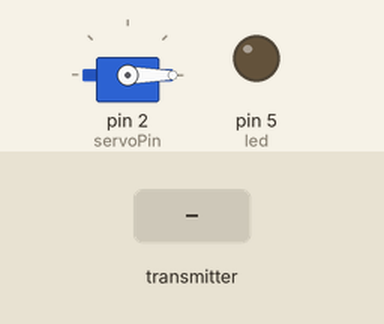
Simulated run of this program. Board: Arduino Nano, built with avr-gcc and run on an emulated ATmega328P. Parts: servo, output pins drawn as LEDs (lit = HIGH). The test bench sets the inputs (shaded band). No radio packets arrive unless stated.

Above: at 1.2 s.
1.3 s: the transmitter starts sending btnLeft = 0
At 1.7 s:
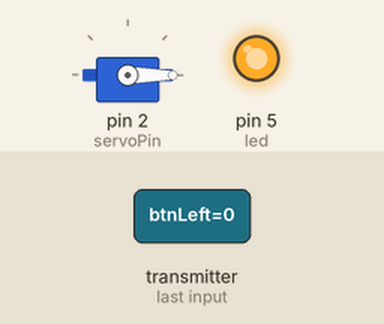
2.8 s: the transmitter starts sending joystickLY = 256
At 3.9 s:
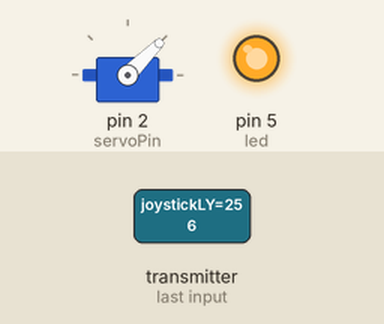
4.3 s: the transmitter starts sending btnLeft = 1
At 5.1 s:
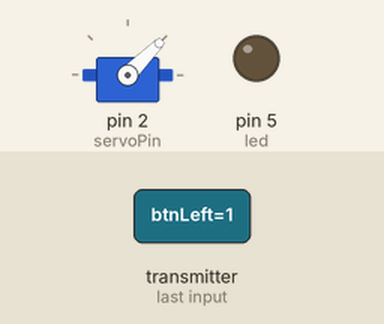
5.8 s: the transmitter starts sending joystickLY = 512
At 6.2 s:
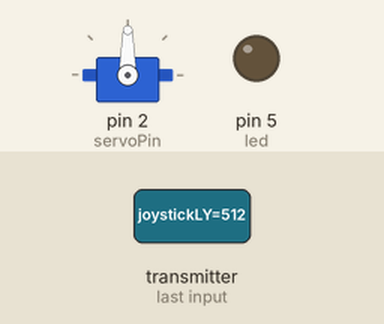
7.3 s: the transmitter starts sending joystickLY = 1023
At 8.5 s:
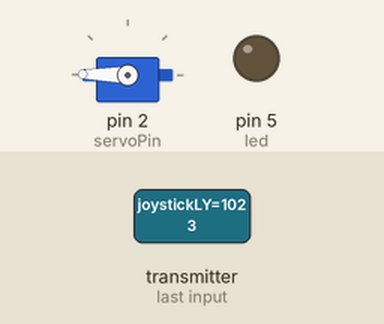
8.8 s: the transmitter starts sending btnLeft = 0
At 9.7 s:
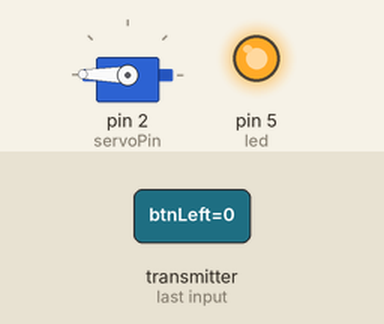
Timing chart, 0 to 11.3 s (numbered marks = the images above; inputs shaded):
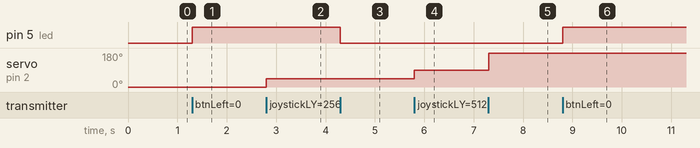

Measured:
- after the input at 1.3 s, pin 5 (led): LOW → HIGH at once
- after the input at 2.8 s, servo on pin 2 (servoPin): 0° → 45° at once
- after the input at 4.3 s, pin 5 (led): HIGH → LOW at once
- after the input at 5.8 s, servo on pin 2 (servoPin): 45° → 90° at once
- after the input at 7.3 s, servo on pin 2 (servoPin): 90° → 179° at once
- after the input at 8.8 s, pin 5 (led): LOW → HIGH at once

The program:

main.cpp
```cpp
#include <SPI.h>
#include <RF24.h>
#include "controller.h"
#include <Servo.h>

RF24 radio(9, 10); // cns ce

const int led = 5;
const int servoPin = 2;

Servo servomotor;

void setup() {
    Serial.begin(9600);
    servomotor.attach(servoPin);
    servomotor.write(0);

    pinMode(led, OUTPUT);
    digitalWrite(led, LOW);

    radio.begin();
    radio.openReadingPipe(0, address);
    radio.setPALevel(RF24_PA_HIGH);
    radio.startListening();
}

void loop() {
    if (radio.available()) {
        ControllerData data;
        radio.read(&data, sizeof(data));

        // buttons
        if (data.btnLeft == LOW) {
            digitalWrite(led, HIGH);
        } else {
            digitalWrite(led, LOW);
        }

        // analogs
        if (data.joystickLY >= 0) {
            int servoAngle = map(data.joystickLY, 0, 1024, 0, 180);
            servomotor.write(servoAngle);
        }
    }
}
```
